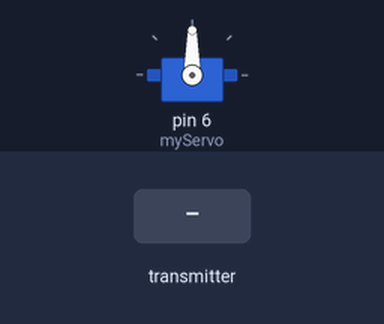
Bench run of a sketch on a simulated Arduino Uno, built with avr-gcc and run on an emulated ATmega328P. Parts: servo. The inputs (shaded band) are chosen by the test bench. No radio packets arrive unless stated.

Above: at 1.2 s.
1.3 s: the transmitter starts sending msg.0 = 0
At 1.9 s:
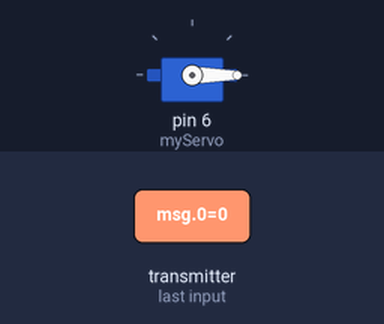
2.8 s: the transmitter starts sending msg.0 = 1
At 4.2 s:
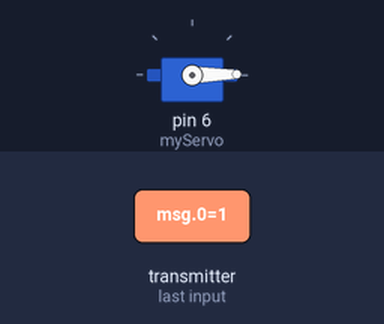
Timing chart, 0 to 5.8 s (numbered marks = the images above; inputs shaded):
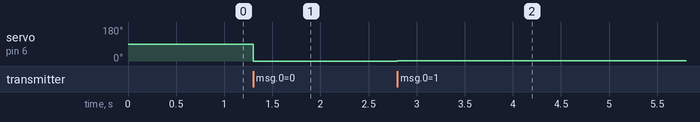

The sketch:

receiver.ino
```cpp
#include <Servo.h>
#include <SPI.h>
#include <nRF24L01.h>
#include <RF24.h>

const uint64_t pipe = 0xE8E8F0F0E1LL;
RF24 radio (9, 10);
int msg[1];

Servo myServo;

void setup()
{
  myServo.attach(6);
  pinMode(6, OUTPUT);
  radio.begin();
  radio.openReadingPipe(1,pipe);
  radio.startListening();
}

void loop()
{
  if (radio.available()){
    bool done = false;
      while (!done){
        done = radio.read (msg, 1);
        myServo.write (msg[0]);
      }
  }
  delay(1);
}
```

Measured:
- after the input at 1.3 s, servo on pin 6 (myServo): 90° → 0° at once
- after the input at 2.8 s, servo on pin 6 (myServo): 0° → 1° at once
